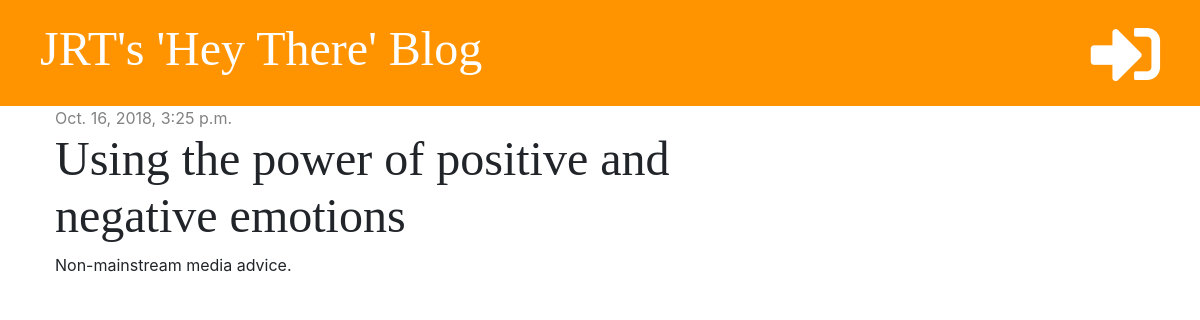
The app's page /post/3/, older data.
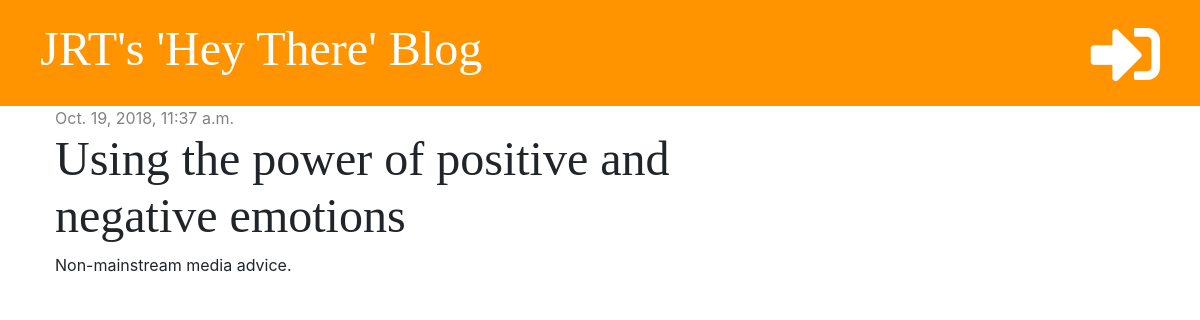
The same page, newer data.
### blog/models.py (models this page shows, shortened)
class Post(models.Model):
    author = models.ForeignKey('auth.User', on_delete=models.CASCADE)
    title = models.CharField(max_length=200)
    text = models.TextField()
    created_date = models.DateTimeField(default=timezone.now)
    published_date = models.DateTimeField(blank=True, null=True)

### blog/views.py (the view)
# urls.py: path('post/<int:pk>/', views.post_detail, name='post_detail'),
def post_detail(request, pk):
    post = get_object_or_404(Post, pk=pk)
    stuff_for_front_end = {'post': post}
    return render(request, 'blog/post_detail.html', stuff_for_front_end)

### blog/templates/blog/post_detail.html (shortened to what this page needs)
{% extends 'blog/base.html' %}
{% block content %}
    <div class="post">
        {% if post.published_date %}
            <div class="date">
                {{ post.published_date }}
            </div>
            {% else %}
        <a href="{% url 'post_publish' pk=post.pk %}" class="btn btn-primary">Publish</a>
        {% endif %}
        <h1>{{ post.title }}</h1>
        <p>{{ post.text|linebreaksbr }}</p>
    </div>
{% endblock %}

Row changes from the older to the newer data that the page shows:
changed Post "Using the power of positive and negative emotions": published_date "Oct. 16, 2018, 3:25 p.m." → "Oct. 19, 2018, 11:37 a.m."
